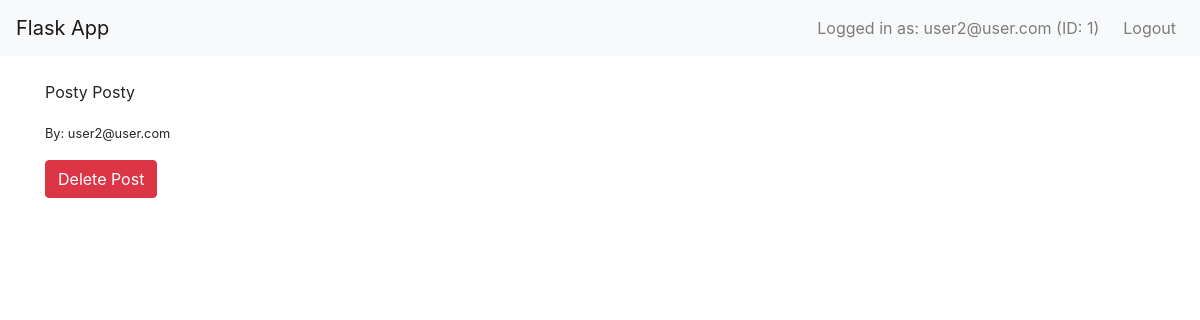
The app's page /post/2 (signed in) with its own data.
### app.py (models this page shows)
class User(UserMixin, db.Model):
    id = db.Column(db.Integer, primary_key=True)
    email = db.Column(db.String(100), unique=True, nullable=False)
    password = db.Column(db.String(100), nullable=False)
    posts = db.relationship('Post', backref='author', lazy=True)

class Post(db.Model):
    id = db.Column(db.Integer, primary_key=True)
    content = db.Column(db.Text, nullable=False)
    user_id = db.Column(db.Integer, db.ForeignKey('user.id'), nullable=False)

### app.py (the view)
@app.route('/post/<int:post_id>')
def post(post_id):
    post = Post.query.get_or_404(post_id)
    return render_template('post.html', post=post)

### app.py (called while the page is built)
@login_manager.user_loader
def load_user(user_id):
    return db.session.get(User, int(user_id))

### templates/post.html
{% extends "base.html" %}
{% block content %}
<div class="post">
    <p>{{ post.content }}</p>
    <small>By: {{ post.author.email }}</small>
    {% if current_user.is_authenticated and current_user == post.author %}
    <div class="mt-3">
        <form method="POST" action="{{ url_for('delete_post', post_id=post.id) }}">
            <button type="submit" class="btn btn-danger"
                    onclick="return confirm('Are you sure you want to delete this post?')">
                Delete Post
            </button>
        </form>
    </div>
    {% endif %}
</div>
{% endblock %}

### templates/base.html (shortened to what this page needs)
<!DOCTYPE html>
<html lang="en">
<head>
    <link rel="stylesheet" href="https://stackpath.bootstrapcdn.com/bootstrap/4.5.2/css/bootstrap.min.css">
</head>
<body>
    <nav class="navbar navbar-expand-lg navbar-light bg-light">
        <a class="navbar-brand" href="{{ url_for('index') }}">Flask App</a>
        <div class="collapse navbar-collapse">
            <ul class="navbar-nav ml-auto">
                {% if current_user.is_authenticated %}
                    <li class="nav-item">
                        <span class="navbar-text mr-3">
                            Logged in as: {{ current_user.email }} (ID: {{ current_user.id }})
                        </span>
                    </li>
                    <li class="nav-item">
                        <a class="nav-link" href="{{ url_for('logout') }}">Logout</a>
                    </li>
                {% endif %}
            </ul>
        </div>
    </nav>
    <div class="container mt-4">
        {% block content %}{% endblock %}
    </div>
</body>
</html>

### records on screen
User: email "user2@user.com", id "1", author.email "user2@user.com"
Post: content "Posty Posty"
